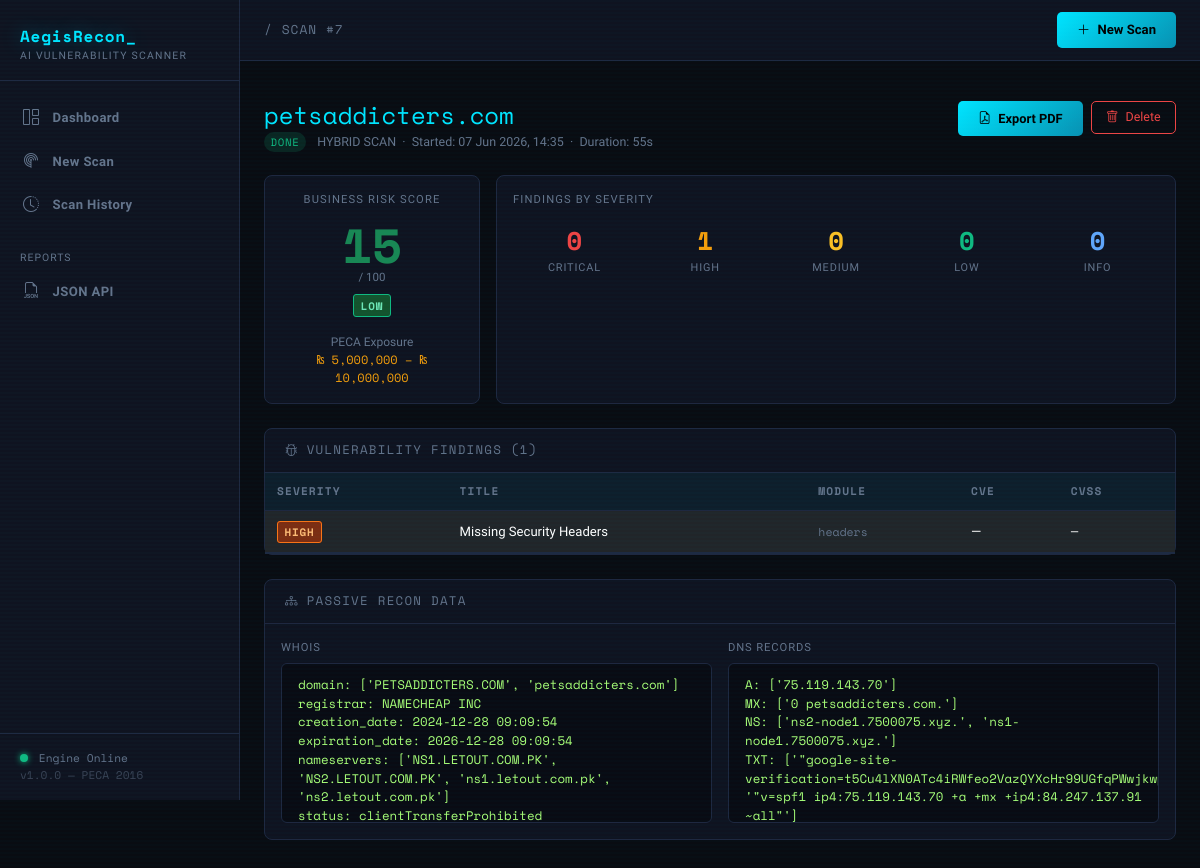
Page /scan/7 on the committed database.
### models/scan.py (models this page shows, shortened)
class ScanTarget(db.Model):
    __tablename__ = "scan_targets"
    id             = db.Column(db.Integer, primary_key=True)
    target         = db.Column(db.String(255), nullable=False)   # domain / IP
    scan_type      = db.Column(db.String(20), default="hybrid")  # passive|active|hybrid
    status         = db.Column(db.String(20), default="pending") # pending|running|done|error
    created_at     = db.Column(db.DateTime, default=datetime.utcnow)
    completed_at   = db.Column(db.DateTime, nullable=True)
    error_message  = db.Column(db.Text, nullable=True)
    findings    = db.relationship("ScanFinding",  backref="scan", lazy="dynamic", cascade="all, delete-orphan")
    risk_score  = db.relationship("RiskScore",    backref="scan", uselist=False,  cascade="all, delete-orphan")
    recon_data  = db.relationship("ReconData",    backref="scan", uselist=False,  cascade="all, delete-orphan")
    report      = db.relationship("ScanReport",   backref="scan", uselist=False,  cascade="all, delete-orphan")
    def duration_seconds(self):
        if self.completed_at and self.created_at:
            return int((self.completed_at - self.created_at).total_seconds())
        return None
    def findings_by_severity(self):
        counts = {"critical": 0, "high": 0, "medium": 0, "low": 0, "info": 0}
        for f in self.findings:
            if f.severity in counts:
                counts[f.severity] += 1
        return counts

class RiskScore(db.Model):
    __tablename__ = "risk_scores"
    id                   = db.Column(db.Integer, primary_key=True)
    scan_id              = db.Column(db.Integer, db.ForeignKey("scan_targets.id"), nullable=False)
    overall_score        = db.Column(db.Float, default=0.0)
    risk_level           = db.Column(db.String(20), default="info")  # critical|high|medium|low|info
    score_open_ports     = db.Column(db.Float, default=0.0)
    score_ssl            = db.Column(db.Float, default=0.0)
    score_headers        = db.Column(db.Float, default=0.0)
    score_cve            = db.Column(db.Float, default=0.0)
    score_services       = db.Column(db.Float, default=0.0)
    peca_min_pkr         = db.Column(db.BigInteger, default=0)
    peca_max_pkr         = db.Column(db.BigInteger, default=0)
    predictive_score_30d = db.Column(db.Float, default=0.0)
    breach_probability   = db.Column(db.Float, default=0.0)  # 0.0 – 1.0
    ai_summary           = db.Column(db.Text, nullable=True)
    ai_summary_ur        = db.Column(db.Text, nullable=True)   # Urdu translation
    created_at           = db.Column(db.DateTime, default=datetime.utcnow)
    def peca_min_formatted(self):
        return f"₨ {self.peca_min_pkr:,.0f}"
    def peca_max_formatted(self):
        return f"₨ {self.peca_max_pkr:,.0f}"

class ScanFinding(db.Model):
    __tablename__ = "scan_findings"
    id          = db.Column(db.Integer, primary_key=True)
    scan_id     = db.Column(db.Integer, db.ForeignKey("scan_targets.id"), nullable=False)
    module      = db.Column(db.String(50))   # e.g. "nmap", "ssl_check", "headers"
    severity    = db.Column(db.String(20))   # critical|high|medium|low|info
    title       = db.Column(db.String(255))
    description = db.Column(db.Text)
    evidence    = db.Column(db.Text)         # raw output / proof
    cve_id      = db.Column(db.String(30), nullable=True)   # e.g. CVE-2024-1234
    cvss_score  = db.Column(db.Float, nullable=True)        # 0.0 – 10.0
    remediation = db.Column(db.Text, nullable=True)
    created_at  = db.Column(db.DateTime, default=datetime.utcnow)

### app.py (the view)
    @app.route("/scan/<int:scan_id>")
    def scan_detail(scan_id):
        scan = ScanTarget.query.get_or_404(scan_id)
        findings     = scan.findings.order_by(ScanFinding.severity).all()
        risk_score   = scan.risk_score
        recon        = scan.recon_data
        report       = scan.report
        severity_map = scan.findings_by_severity()
        return render_template(
            "scan_detail.html",
            scan=scan,
            findings=findings,
            risk_score=risk_score,
            recon=recon,
            report=report,
            severity_map=severity_map,
        )

### models/scan.py (called while the page is built)
    def get_json(self, field: str):
        raw = getattr(self, field, None)
        if raw:
            try:
                return json.loads(raw)
            except (json.JSONDecodeError, TypeError):
                return {}
        return {}

### templates/scan_detail.html (shortened to what this page needs)
{% extends "base.html" %}
{% block breadcrumb %}/ Scan #{{ scan.id }}{% endblock %}
{% block content %}
<div class="d-flex justify-content-between align-items-start mb-4 flex-wrap gap-3">
  <div>
    <h4 style="font-family:var(--aegis-mono); color:var(--aegis-cyan); margin-bottom:0.2rem;">
      {{ scan.target }}
    </h4>
    <div style="font-size:0.78rem; color:var(--aegis-muted);">
      <span class="status-pill status-{{ scan.status }} me-2">{{ scan.status }}</span>
      {{ scan.scan_type | upper }} SCAN &nbsp;·&nbsp;
      Started: {{ scan.created_at | datetimeformat }}
      {% if scan.duration_seconds() %}
        &nbsp;·&nbsp; Duration: {{ scan.duration_seconds() }}s
      {% endif %}
    </div>
  </div>
  <div class="d-flex gap-2">
    {% if scan.status == 'done' %}
      <a href="{{ url_for('report_bp.generate', scan_id=scan.id, report_type='full') }}"
         class="btn-aegis-primary" style="text-decoration:none; font-size:0.8rem;">
        <i class="bi bi-file-earmark-pdf me-1"></i> Export PDF
      </a>
    {% endif %}
    <form method="POST" action="{{ url_for('delete_scan', scan_id=scan.id) }}"
          onsubmit="return confirm('Delete this scan permanently?')">
      <button type="submit" class="btn-aegis-danger">
        <i class="bi bi-trash me-1"></i> Delete
      </button>
    </form>
  </div>
</div>
<div class="row g-3 mb-4">
  <div class="col-md-3">
    <div class="card-aegis p-3 h-100 d-flex flex-column align-items-center justify-content-center text-center">
      {% if risk_score %}
        {% set score = risk_score.overall_score | int %}
        {% set lvl   = risk_score.risk_level %}
        <div style="font-size:0.7rem; text-transform:uppercase; letter-spacing:0.1em; color:var(--aegis-muted); margin-bottom:0.75rem;">Business Risk Score</div>
        <div style="font-family:var(--aegis-mono); font-size:3rem; font-weight:700; line-height:1;"
             class="{% if lvl == 'critical' %}text-danger{% elif lvl == 'high' %}text-warning{% elif lvl == 'medium' %}text-warning{% else %}text-success{% endif %}">
          {{ score }}
        </div>
        <div style="font-size:0.72rem; color:var(--aegis-muted);">/ 100</div>
        <span class="severity-badge badge-{{ lvl }} mt-2">{{ lvl }}</span>
        <div class="mt-3" style="font-size:0.75rem; color:var(--aegis-muted);">
          PECA Exposure<br>
          <span style="color:var(--aegis-orange); font-family:var(--aegis-mono);">
            {{ risk_score.peca_min_formatted() }} – {{ risk_score.peca_max_formatted() }}
          </span>
        </div>
      {% else %}
        <span style="color:var(--aegis-muted); font-size:0.82rem;">Score not yet calculated</span>
      {% endif %}
    </div>
  </div>
  <div class="col-md-9">
    <div class="card-aegis p-3 h-100">
      <div style="font-size:0.7rem; text-transform:uppercase; letter-spacing:0.1em; color:var(--aegis-muted); margin-bottom:0.75rem;">Findings by Severity</div>
      <div class="row g-2">
        {% set labels = [('critical','var(--aegis-red)'), ('high','var(--aegis-orange)'), ('medium','var(--aegis-yellow)'), ('low','var(--aegis-green)'), ('info','#60a5fa')] %}
        {% for sev, color in labels %}
        <div class="col">
          <div style="text-align:center;">
            <div style="font-family:var(--aegis-mono); font-size:1.6rem; font-weight:700; color:{{ color }};">
              {{ severity_map[sev] }}
            </div>
            <div style="font-size:0.68rem; text-transform:uppercase; letter-spacing:0.08em; color:var(--aegis-muted);">{{ sev }}</div>
          </div>
        </div>
        {% endfor %}
      </div>
    </div>
  </div>
</div>
{% if findings %}
<div class="card-aegis mb-4">
  <div class="card-header"><i class="bi bi-bug me-2"></i>Vulnerability Findings ({{ findings | length }})</div>
  <div class="table-responsive">
    <table class="table table-aegis mb-0">
      <thead>
        <tr>
          <th>Severity</th>
          <th>Title</th>
          <th>Module</th>
          <th>CVE</th>
          <th>CVSS</th>
        </tr>
      </thead>
      <tbody>
        {% for f in findings %}
        <tr data-bs-toggle="collapse" data-bs-target="#finding-{{ f.id }}" style="cursor:pointer;">
          <td><span class="severity-badge badge-{{ f.severity }}">{{ f.severity }}</span></td>
          <td style="font-size:0.82rem;">{{ f.title }}</td>
          <td><span style="font-family:var(--aegis-mono); font-size:0.72rem; color:var(--aegis-muted);">{{ f.module }}</span></td>
          <td>
            {% if f.cve_id %}
              <a href="https://nvd.nist.gov/vuln/detail/{{ f.cve_id }}" target="_blank"
                 style="font-family:var(--aegis-mono); font-size:0.72rem; color:var(--aegis-cyan);">
                {{ f.cve_id }}
              </a>
            {% else %}—{% endif %}
          </td>
          <td style="font-family:var(--aegis-mono); font-size:0.78rem;">
            {% if f.cvss_score %}{{ "%.1f"|format(f.cvss_score) }}{% else %}—{% endif %}
          </td>
        </tr>
        <tr>
          <td colspan="5" style="padding:0;">
          </td>
        </tr>
        {% endfor %}
      </tbody>
    </table>
  </div>
</div>
{% elif scan.status == 'done' %}
<div class="card-aegis p-4 text-center" style="color:var(--aegis-muted);">
  <i class="bi bi-shield-check" style="font-size:2rem; color:var(--aegis-green);"></i>
  <div class="mt-2" style="font-size:0.85rem;">No vulnerabilities found.</div>
</div>
{% else %}
<div class="card-aegis p-4 text-center" style="color:var(--aegis-muted);">
  <div class="spinner-border spinner-border-sm me-2" style="color:var(--aegis-cyan);"></div>
  Scan in progress — findings will appear here when complete.
</div>
{% endif %}
{% if recon %}
<div class="card-aegis mb-4">
  <div class="card-header"><i class="bi bi-diagram-3 me-2"></i>Passive Recon Data</div>
  <div class="p-3">
    <div class="row g-3">
      {% set whois = recon.get_json('whois_data') %}
      {% if whois %}
      <div class="col-md-6">
        <div style="font-size:0.7rem; text-transform:uppercase; letter-spacing:0.08em; color:var(--aegis-muted); margin-bottom:0.4rem;">WHOIS</div>
        <div class="code-block" style="max-height:160px; overflow-y:auto;">{% for k,v in whois.items() %}{{ k }}: {{ v }}
{% endfor %}</div>
      </div>
      {% endif %}
      {% set dns = recon.get_json('dns_records') %}
      {% if dns %}
      <div class="col-md-6">
        <div style="font-size:0.7rem; text-transform:uppercase; letter-spacing:0.08em; color:var(--aegis-muted); margin-bottom:0.4rem;">DNS Records</div>
        <div class="code-block" style="max-height:160px; overflow-y:auto;">{% for k,v in dns.items() %}{{ k }}: {{ v }}
{% endfor %}</div>
      </div>
      {% endif %}
      {% set subs = recon.get_json('subdomains') %}
    </div>
  </div>
</div>
{% endif %}
{% endblock %}

### templates/base.html (style rules this page uses)
:root { --aegis-bg: #090c12; --aegis-surface: #0f1320; --aegis-border: #1e2840; --aegis-cyan: #00e5ff; --aegis-purple: #7c3aed; --aegis-green: #10b981; --aegis-red: #ef4444; --aegis-orange: #f59e0b; --aegis-yellow: #fbbf24; --aegis-muted: #64748b; --aegis-text: #e2e8f0; --aegis-mono: 'Space Mono', monospace; --aegis-sans: 'Sora', sans-serif; }
*, *::before, *::after { box-sizing: border-box; }
body { background: var(--aegis-bg); color: var(--aegis-text); font-family: var(--aegis-sans); min-height: 100vh; }
body::before { content: ""; position: fixed; inset: 0; background: repeating-linear-gradient( 0deg, transparent, transparent 2px, rgba(0,229,255,0.015) 2px, rgba(0,229,255,0.015) 4px ); pointer-events: none; z-index: 9999; }
.card-aegis { background: var(--aegis-surface); border: 1px solid var(--aegis-border); border-radius: 8px; }
.card-aegis .card-header { background: transparent; border-bottom: 1px solid var(--aegis-border); font-family: var(--aegis-mono); font-size: 0.78rem; text-transform: uppercase; letter-spacing: 0.1em; color: var(--aegis-muted); padding: 0.75rem 1.25rem; }
.badge-high { background: #7c2d12; color: #fdba74; border: 1px solid #f97316; }
.badge-low { background: #14532d; color: #6ee7b7; border: 1px solid #10b981; }
.severity-badge { font-family: var(--aegis-mono); font-size: 0.68rem; padding: 0.2em 0.6em; border-radius: 3px; text-transform: uppercase; letter-spacing: 0.08em; font-weight: 700; }
.table-aegis { font-size: 0.83rem; }
.table-aegis thead th { background: rgba(0,229,255,0.05); border-bottom: 1px solid var(--aegis-border); font-family: var(--aegis-mono); font-size: 0.7rem; text-transform: uppercase; letter-spacing: 0.1em; color: var(--aegis-muted); }
.table-aegis tbody tr { border-bottom: 1px solid var(--aegis-border); }
.table-aegis td, .table-aegis th { padding: 0.65rem 0.75rem; vertical-align: middle; }
.btn-aegis-primary { background: linear-gradient(135deg, var(--aegis-cyan) 0%, #0891b2 100%); color: #000; font-weight: 700; font-size: 0.82rem; border: none; border-radius: 5px; padding: 0.5rem 1.25rem; font-family: var(--aegis-sans); transition: opacity 0.2s, transform 0.15s; }
.btn-aegis-danger { background: transparent; color: var(--aegis-red); border: 1px solid var(--aegis-red); font-size: 0.78rem; border-radius: 5px; padding: 0.4rem 0.9rem; }
.status-pill { font-family: var(--aegis-mono); font-size: 0.67rem; padding: 0.18em 0.6em; border-radius: 20px; text-transform: uppercase; letter-spacing: 0.07em; }
.status-done { background: rgba(16,185,129,0.15); color: var(--aegis-green); }
.code-block { background: rgba(0,0,0,0.4); border: 1px solid var(--aegis-border); border-radius: 6px; padding: 0.75rem 1rem; font-family: var(--aegis-mono); font-size: 0.78rem; color: #a8ff78; overflow-x: auto; white-space: pre-wrap; }

### rows in the picture
ScanTarget: id "7", target "petsaddicters.com", status "DONE", scan_type "HYBRID", created_at "07 Jun 2026, 14:35", duration_seconds "55"
RiskScore: risk_level "LOW", peca_min_formatted "₨ 5,000,000", peca_max_formatted "₨ 10,000,000"
ScanFinding: severity "HIGH", title "Missing Security Headers", module "headers"

### other values in the picture
{{ score }} "15"
{{ severity_map[sev] }} "0" "1" "0" "0" "0"
{{ sev }} "CRITICAL" "HIGH" "MEDIUM" "LOW" "INFO"
{{ findings | length }} "1"
{{ k }} "domain" "registrar" "creation_date" "expiration_date" "nameservers" "status"
{{ v }} "['PETSADDICTERS.COM', 'petsaddicters.com']" "NAMECHEAP INC" "2024-12-28 09:09:54" "2026-12-28 09:09:54" "['NS1.LETOUT.COM.PK', 'NS2.LETOUT.COM.PK', 'ns1.letout.com.pk', 'ns2.letout.com.pk']" "clientTransferProhibited…"
{{ k }} "A" "MX" "NS" "TXT"
{{ v }} "['75.119.143.70']" "['0 petsaddicters.com.']" "['ns2-node1.7500075.xyz.', 'ns1-node1.7500075.xyz.']"
